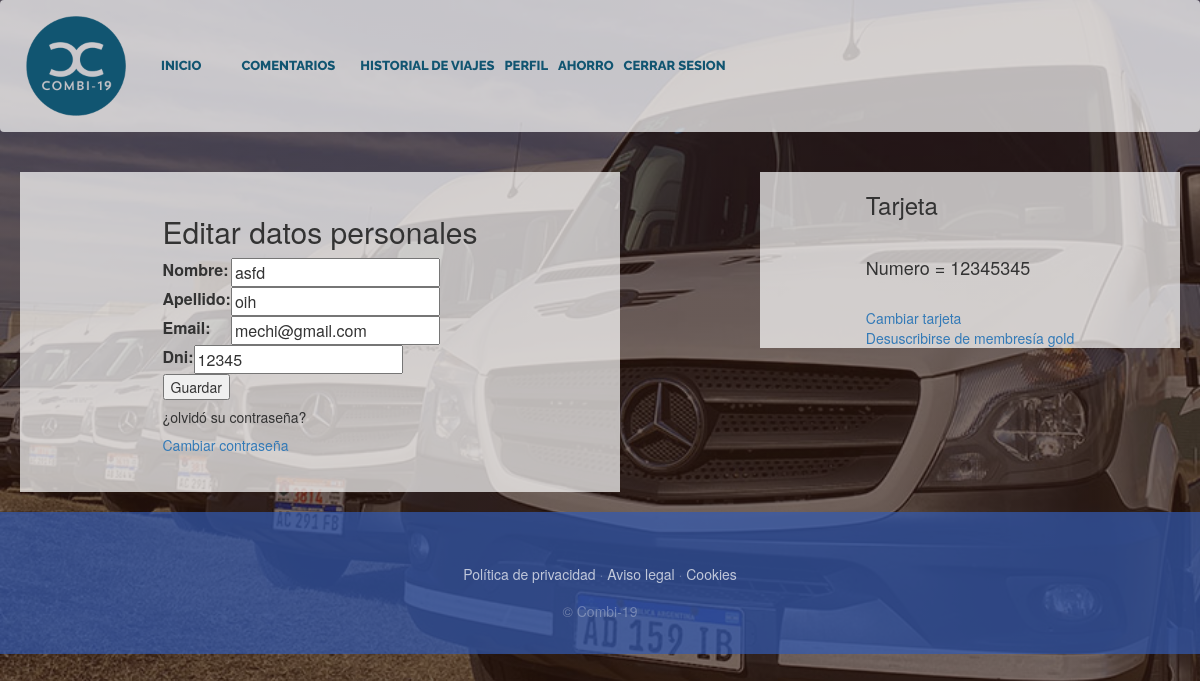
The app's page /Perfil/ (signed in) with its own data.
### PaginaDePruebaApp/models.py (models this page shows, shortened)
class User(AbstractUser):
    username=None
    email=models.EmailField(_('email address'), unique=True)
    USERNAME_FIELD='email'
    REQUIRED_FIELDS = []
    objects=CustomUserManager()
    esCliente=models.BooleanField(default=False)
    esChofer=models.BooleanField(default=False)
    class Meta:
        verbose_name="Usuario"
        verbose_name_plural="Usuarios"

class Cliente(models.Model):
    user=models.OneToOneField(User, on_delete=models.CASCADE, primary_key=True)
    dni= models.IntegerField(null= True, blank = False)
    suspendido=models.BooleanField(default=False)
    esGold=models.BooleanField(default=False)
    historialViajes=models.ManyToManyField(Viaje,default=None,null=True)
    ahorro=models.FloatField(default=0)
    tarjeta=models.OneToOneField(Tarjeta, on_delete=models.CASCADE, null=True, default=None)
    class Meta:
        verbose_name="Cliente"
        verbose_name_plural="Clientes"

class Tarjeta(models.Model):
    nro=models.IntegerField()
    fechaVto=models.DateTimeField()
    codigo=models.IntegerField()
    class Meta:
        verbose_name="Tarjeta"
        verbose_name_plural="Tarjetas"

### PaginaDePruebaApp/views.py (the view)
# urls.py: path('Perfil/', views.Perfil,name = "Perfil"),
def Perfil(request):
    cliente=Cliente.objects.get(user_id=request.user.id)
    usuario = User.objects.filter(id= request.user.id).first()
    if request.method == "POST":
        form = EditarForm(request.POST, instance= usuario)
        form2 = EditarDniForm(request.POST, instance = cliente)
        if form.is_valid():
            if form2.is_valid():
                diccionario=form2.cleaned_data
                if diccionario["dni"] >= 0:
                    form.save()
                    form2.save()
                    return render(request,"PaginaDePruebaApp/perfil.html", {"form": form,"persona":cliente,"form2":form2,"cliente":cliente})
                else:
                    msg ="El dni debe ser un numero positivo"    ## Mensaje de error
                    form2.add_error("dni", msg)
                    return render(request,"PaginaDePruebaApp/perfil.html", {"form": form,"persona":cliente,"form2":form2,"cliente":cliente})
            else:
                return render(request,"PaginaDePruebaApp/perfil.html", {"form": form,"persona":cliente,"form2":form2,"cliente":cliente})
        else:
            return render(request,"PaginaDePruebaApp/perfil.html", {"form": form,"persona":cliente,"form2":form2,"cliente":cliente})
    else:
        form = EditarForm(instance = usuario)
        form2 = EditarDniForm(instance = cliente)
        return render(request, "PaginaDepruebaApp/perfil.html", {"form": form, "persona":cliente,"form2":form2,"cliente":cliente})

### PaginaDePruebaApp/forms.py
class EditarForm(forms.ModelForm):
    first_name= forms.CharField(label='Nombre', max_length=30,widget=forms.TextInput())
    last_name= forms.CharField(label='Apellido',max_length=30,widget=forms.TextInput())
    email = forms.EmailField()
    class Meta:
        model = get_user_model()
        fields= ['first_name','last_name', 'email']
    def __init__(self ,*args, **kwargs):
        super(EditarForm, self).__init__(*args, **kwargs)

class EditarDniForm(forms.ModelForm):
    dni = forms.IntegerField()
    class Meta:
        model = get_user_model()
        fields = ['dni']

### PaginaDePruebaApp/templates/PaginaDePruebaApp/perfil.html (shortened to what this page needs)
{% extends "PaginaDePruebaApp/base.html" %}
{% load static %}
{% block content %}
<div class="formPerfil">
    <form class="perfil" action="" method="post">
        <h2>Editar datos personales </h2>
        <table> {{form.as_table}} </table>
        <table> {{form2.as_table}} </table>
        <input type="button" value="Guardar" onclick="submitForms()" />
        <h5> ¿olvidó su contraseña? </h5>
        <a href = "{% url 'CambiarContrasena' user.id %}">Cambiar contraseña</a>
    </form>
</div>
<div class="infoGold">
    {% if persona.esGold %}
        <div>
            <h3>Tarjeta</h3>
            <br>
            <h4>Numero = {{ persona.tarjeta.nro }}</h4>
            <br>
            <a href="{% url 'CambioTarjeta' %}">Cambiar tarjeta</a>
            <br>
            <a href="{% url 'ConfirmacionBajaMembresia' %}">Desuscribirse de membresía gold</a>
        </div>
    {% endif %}
 </div>
{% endblock %}

### PaginaDePruebaApp/static/PaginaDePruebaApp/css/gestion.css (style rules this page uses)
body { font-family: 'Lora'; background: linear-gradient(rgba(47, 23, 15, 0.65), rgba(47, 23, 15, 0.65)), url("../img/fondo.jpg"); background-attachment: fixed; background-position: center; background-size: cover; }
h1, h2, h3, h4, h5, h6 { font-family: 'Raleway'; }
.formPerfil { width: 50%; height: 40%; display: flex; align-items: center; justify-content: center; float: left; flex-flow: row wrap; background-color: rgba(255, 255, 255,0.7); margin: 20px 20px; }
.infoGold { width: 35%; display: flex; align-items: center; justify-content: center; float: right; flex-flow: row wrap; background-color: rgba(255, 255, 255,0.7); margin: 20px 20px; }

### records on screen
User: first_name "asfd", last_name "oih", email "mechi@gmail.com"
Cliente: tarjeta.nro "12345345"
